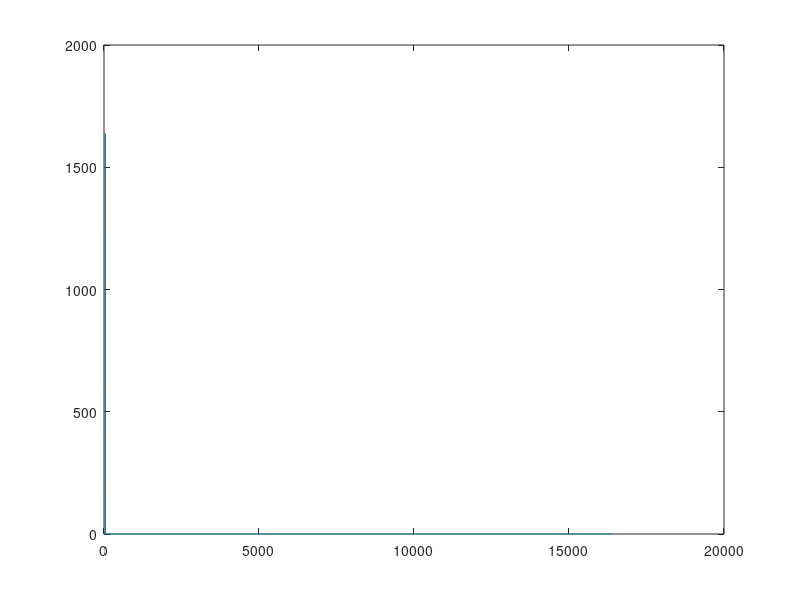

Write MATLAB code to recreate this figure. (Note: this script raises an error after producing the figure.)
close all;
clear;
clc;

%% BR3109 waveform generator
% 1) Generate complex single-tone (I/Q) with configurable Fs/Ftone/Amplitude
% 2) Quantize to signed 16-bit DAC samples
% 3) Save to file (default: one 32-bit HEX word per line, [31:16]=Q, [15:0]=I)

%% User config
cfg = struct();
cfg.Fs_Hz        = 491.52e6;   % sample rate, 491.52e6, 245.76e6
cfg.Ftone_Hz     = 1.2e6;      % tone frequency
cfg.ampFS        = 0.1;        % amplitude in full-scale (0..1)
cfg.phase_rad    = 0;          % initial phase
cfg.numSamples   = 16384;      % number of complex samples

% Quantization
cfg.dacBits      = 16;
cfg.fullScale    = (2^(cfg.dacBits-1) - 1); % 32767 for 16-bit
cfg.roundingMode = "round";    % "round" | "floor" | "ceil" | "fix"

% Output format
% "txdata32_hex": each line has 5 word, and each word = {Q[15:0], I[15:0]}
cfg.outFormat    = "txdata32_hex";
cfg.outFile      = fullfile(pwd, "br3109_tone_out.txt");

%% Generate complex single-tone
n = (0:cfg.numSamples-1).';
tone = cfg.ampFS .* exp(1j * (2*pi*(cfg.Ftone_Hz/cfg.Fs_Hz).*n + cfg.phase_rad));

if 1
figure;
plot(abs(fft(tone)));
end

I = real(tone);
Q = imag(tone);

%%
I_fixed = int16(imag(tone) * 32767);
Q_fixed = int16(real(tone) * 32767);

I_hex = dec2hex(typecast(I_fixed, 'uint16'), 4); % Convert to 16-bit hex
Q_hex = dec2hex(typecast(Q_fixed, 'uint16'), 4); % Convert to 16-bit hex

% Combine the hex strings into the desired format
hexStrings = strcat('0x', I_hex, Q_hex);

% Save to a text file
fileName = 'br3109_waveform_hex.txt';
fileID = fopen(fileName, 'w');
for i = 1:5:length(hexStrings)
    % Process up to 5 samples per line
    endIdx = min(i+4, length(hexStrings));
    for j = i:endIdx
        fprintf(fileID, '%s, ', hexStrings(j, :));
    end
    fprintf(fileID, '\n');
end
fclose(fileID);

%%
if 1
    %% Quantize to int16
    I_q = quantize_to_int16(I, cfg.fullScale, cfg.roundingMode);
    Q_q = quantize_to_int16(Q, cfg.fullScale, cfg.roundingMode);
else
    %% 生成递增序列，用于测试，I_q和Q_q分别为0,1,2,...,numSamples-1，且Q_q比I_q大1000
    I_q = int16(mod((0:cfg.numSamples-1), cfg.fullScale));
    Q_q = int16(mod((1000:cfg.numSamples-1+1000), cfg.fullScale));
end

% create a file and save  I_q, Q_q follow this example:
% 先将I和Q量化为int32格式，Q在高16位，I在低16位，然后保存为十六进制格式, 每行包含5个样本
fileID = fopen(cfg.outFile, 'w');
for k = 1:5:cfg.numSamples
    % Process up to 5 samples per line
    endIdx = min(k+4, cfg.numSamples);
    for j = k:endIdx
        word = bitshift(uint32(Q_q(j)), 16) + uint32(I_q(j));
        fprintf(fileID, '0x%08X, ', word);
    end
    fprintf(fileID, '\n');
end
fclose(fileID);
disp(['Waveform saved to file: ', cfg.outFile]);

%% Helper function: Quantize to int16
function x_q = quantize_to_int16(x, fullScale, roundingMode)
    % Scale
    x_scaled = x * fullScale;
    
    % Rounding
    switch roundingMode
        case "round"
            x_rounded = round(x_scaled);
        case "floor"
            x_rounded = floor(x_scaled);
        case "ceil"
            x_rounded = ceil(x_scaled);
        case "fix"
            x_rounded = fix(x_scaled);
        otherwise
            error('Invalid rounding mode');
    end
    
    % Clip to int16 range
    x_clipped = max(min(x_rounded, fullScale), -fullScale-1);
    
    % Convert to int16
    x_q = int16(x_clipped);
end
